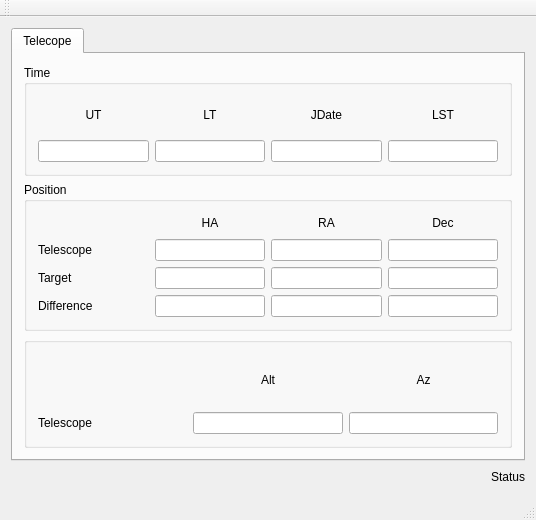
<?xml version="1.0" encoding="UTF-8"?>
<ui version="4.0">
 <class>TelescopeCli</class>
 <widget class="QMainWindow" name="TelescopeCli">
  <property name="geometry">
   <rect>
    <x>0</x>
    <y>0</y>
    <width>536</width>
    <height>520</height>
   </rect>
  </property>
  <property name="windowTitle">
   <string>TelescopeCli</string>
  </property>
  <widget class="QWidget" name="centralWidget">
   <layout class="QVBoxLayout" name="verticalLayout_4">
    <item>
     <widget class="QTabWidget" name="tab">
      <property name="currentIndex">
       <number>0</number>
      </property>
      <widget class="QWidget" name="telescopeTab">
       <attribute name="title">
        <string>Telecope</string>
       </attribute>
       <layout class="QVBoxLayout" name="verticalLayout_2">
        <item>
         <widget class="QGroupBox" name="siteBox">
          <property name="title">
           <string>Time</string>
          </property>
          <layout class="QGridLayout" name="gridLayout_3">
           <item row="0" column="0">
            <widget class="QLabel" name="label_10">
             <property name="text">
              <string>UT</string>
             </property>
             <property name="alignment">
              <set>Qt::AlignCenter</set>
             </property>
             <property name="buddy">
              <cstring>UT_LineEdit</cstring>
             </property>
            </widget>
           </item>
           <item row="0" column="1">
            <widget class="QLabel" name="label_11">
             <property name="text">
              <string>LT</string>
             </property>
             <property name="alignment">
              <set>Qt::AlignCenter</set>
             </property>
             <property name="buddy">
              <cstring>LT_LineEdit</cstring>
             </property>
            </widget>
           </item>
           <item row="0" column="2">
            <widget class="QLabel" name="label_13">
             <property name="text">
              <string>JDate</string>
             </property>
             <property name="alignment">
              <set>Qt::AlignCenter</set>
             </property>
             <property name="buddy">
              <cstring>JD_LineEdit</cstring>
             </property>
            </widget>
           </item>
           <item row="0" column="3">
            <widget class="QLabel" name="label_12">
             <property name="text">
              <string>LST</string>
             </property>
             <property name="alignment">
              <set>Qt::AlignCenter</set>
             </property>
             <property name="buddy">
              <cstring>LST_LineEdit</cstring>
             </property>
            </widget>
           </item>
           <item row="1" column="0">
            <widget class="QLineEdit" name="UT_LineEdit">
             <property name="alignment">
              <set>Qt::AlignCenter</set>
             </property>
             <property name="readOnly">
              <bool>true</bool>
             </property>
            </widget>
           </item>
           <item row="1" column="1">
            <widget class="QLineEdit" name="LT_LineEdit">
             <property name="alignment">
              <set>Qt::AlignCenter</set>
             </property>
             <property name="readOnly">
              <bool>true</bool>
             </property>
            </widget>
           </item>
           <item row="1" column="2">
            <widget class="QLineEdit" name="JD_LineEdit">
             <property name="alignment">
              <set>Qt::AlignCenter</set>
             </property>
             <property name="readOnly">
              <bool>true</bool>
             </property>
            </widget>
           </item>
           <item row="1" column="3">
            <widget class="QLineEdit" name="LST_LineEdit">
             <property name="alignment">
              <set>Qt::AlignCenter</set>
             </property>
             <property name="readOnly">
              <bool>true</bool>
             </property>
            </widget>
           </item>
          </layout>
         </widget>
        </item>
        <item>
         <widget class="QGroupBox" name="telescopeBox">
          <property name="title">
           <string>Position</string>
          </property>
          <layout class="QGridLayout" name="gridLayout_4">
           <item row="0" column="0">
            <spacer name="horizontalSpacer_2">
             <property name="orientation">
              <enum>Qt::Horizontal</enum>
             </property>
             <property name="sizeHint" stdset="0">
              <size>
               <width>70</width>
               <height>20</height>
              </size>
             </property>
            </spacer>
           </item>
           <item row="0" column="1">
            <widget class="QLabel" name="label_3">
             <property name="text">
              <string>HA</string>
             </property>
             <property name="alignment">
              <set>Qt::AlignCenter</set>
             </property>
            </widget>
           </item>
           <item row="0" column="2">
            <widget class="QLabel" name="label_4">
             <property name="text">
              <string>RA</string>
             </property>
             <property name="alignment">
              <set>Qt::AlignCenter</set>
             </property>
            </widget>
           </item>
           <item row="0" column="3">
            <widget class="QLabel" name="label_5">
             <property name="text">
              <string>Dec</string>
             </property>
             <property name="alignment">
              <set>Qt::AlignCenter</set>
             </property>
            </widget>
           </item>
           <item row="1" column="0">
            <widget class="QLabel" name="label_6">
             <property name="text">
              <string>Telescope</string>
             </property>
            </widget>
           </item>
           <item row="1" column="1">
            <widget class="QLineEdit" name="telHALineEdit">
             <property name="alignment">
              <set>Qt::AlignCenter</set>
             </property>
             <property name="readOnly">
              <bool>true</bool>
             </property>
            </widget>
           </item>
           <item row="1" column="2">
            <widget class="QLineEdit" name="telRALineEdit">
             <property name="alignment">
              <set>Qt::AlignCenter</set>
             </property>
             <property name="readOnly">
              <bool>true</bool>
             </property>
            </widget>
           </item>
           <item row="1" column="3">
            <widget class="QLineEdit" name="telDecLineEdit">
             <property name="alignment">
              <set>Qt::AlignCenter</set>
             </property>
             <property name="readOnly">
              <bool>true</bool>
             </property>
            </widget>
           </item>
           <item row="2" column="0">
            <widget class="QLabel" name="label_7">
             <property name="text">
              <string>Target</string>
             </property>
            </widget>
           </item>
           <item row="2" column="1">
            <widget class="QLineEdit" name="trgHALineEdit">
             <property name="alignment">
              <set>Qt::AlignCenter</set>
             </property>
             <property name="readOnly">
              <bool>true</bool>
             </property>
            </widget>
           </item>
           <item row="2" column="2">
            <widget class="QLineEdit" name="trgRALineEdit">
             <property name="alignment">
              <set>Qt::AlignCenter</set>
             </property>
             <property name="readOnly">
              <bool>true</bool>
             </property>
            </widget>
           </item>
           <item row="2" column="3">
            <widget class="QLineEdit" name="trgDecLineEdit">
             <property name="alignment">
              <set>Qt::AlignCenter</set>
             </property>
             <property name="readOnly">
              <bool>true</bool>
             </property>
            </widget>
           </item>
           <item row="3" column="0">
            <widget class="QLabel" name="label_15">
             <property name="text">
              <string>Difference</string>
             </property>
            </widget>
           </item>
           <item row="3" column="1">
            <widget class="QLineEdit" name="difHALineEdit">
             <property name="alignment">
              <set>Qt::AlignCenter</set>
             </property>
             <property name="readOnly">
              <bool>true</bool>
             </property>
            </widget>
           </item>
           <item row="3" column="2">
            <widget class="QLineEdit" name="difRALineEdit">
             <property name="alignment">
              <set>Qt::AlignCenter</set>
             </property>
             <property name="readOnly">
              <bool>true</bool>
             </property>
            </widget>
           </item>
           <item row="3" column="3">
            <widget class="QLineEdit" name="difDecLineEdit">
             <property name="alignment">
              <set>Qt::AlignCenter</set>
             </property>
             <property name="readOnly">
              <bool>true</bool>
             </property>
            </widget>
           </item>
          </layout>
         </widget>
        </item>
        <item>
         <widget class="QGroupBox" name="groupBox">
          <property name="title">
           <string></string>
          </property>
          <layout class="QGridLayout" name="gridLayout_2">
           <item row="0" column="0">
            <spacer name="horizontalSpacer_3">
             <property name="orientation">
              <enum>Qt::Horizontal</enum>
             </property>
             <property name="sizeHint" stdset="0">
              <size>
               <width>125</width>
               <height>20</height>
              </size>
             </property>
            </spacer>
           </item>
           <item row="0" column="1">
            <widget class="QLabel" name="label">
             <property name="text">
              <string>Alt</string>
             </property>
             <property name="alignment">
              <set>Qt::AlignCenter</set>
             </property>
            </widget>
           </item>
           <item row="0" column="2">
            <widget class="QLabel" name="label_2">
             <property name="text">
              <string>Az</string>
             </property>
             <property name="alignment">
              <set>Qt::AlignCenter</set>
             </property>
            </widget>
           </item>
           <item row="1" column="0">
            <widget class="QLabel" name="label_8">
             <property name="text">
              <string>Telescope</string>
             </property>
            </widget>
           </item>
           <item row="1" column="1">
            <widget class="QLineEdit" name="telAltLineEdit"/>
           </item>
           <item row="1" column="2">
            <widget class="QLineEdit" name="telAzLineEdit"/>
           </item>
          </layout>
         </widget>
        </item>
       </layout>
      </widget>
<!-- 
      <widget class="QWidget" name="serverTab">
       <attribute name="title">
        <string>Server</string>
       </attribute>
       <layout class="QVBoxLayout" name="verticalLayout">
        <item>
         <layout class="QGridLayout" name="gridLayout">
          <item row="0" column="0">
           <widget class="QLabel" name="locationLabel">
            <property name="sizePolicy">
             <sizepolicy hsizetype="Minimum" vsizetype="Fixed">
              <horstretch>0</horstretch>
              <verstretch>0</verstretch>
             </sizepolicy>
            </property>
            <property name="text">
             <string>URL:</string>
            </property>
            <property name="buddy">
             <cstring>hostLineEdit</cstring>
            </property>
           </widget>
          </item>
          <item row="0" column="1">
           <widget class="QLineEdit" name="hostLineEdit">
            <property name="text">
             <string>192.168.0.10</string>
            </property>
           </widget>
          </item>
          <item row="1" column="0">
           <widget class="QLabel" name="portLabel">
            <property name="sizePolicy">
             <sizepolicy hsizetype="Fixed" vsizetype="Preferred">
              <horstretch>0</horstretch>
              <verstretch>0</verstretch>
             </sizepolicy>
            </property>
            <property name="minimumSize">
             <size>
              <width>15</width>
              <height>0</height>
             </size>
            </property>
            <property name="text">
             <string>Port:</string>
            </property>
            <property name="buddy">
             <cstring>portLineEdit</cstring>
            </property>
           </widget>
          </item>
          <item row="1" column="1">
           <widget class="QLineEdit" name="portLineEdit">
            <property name="text">
             <string>4000</string>
            </property>
           </widget>
          </item>
         </layout>
        </item>
        <item>
         <layout class="QHBoxLayout" name="horizontalLayout">
          <item>
           <widget class="QPushButton" name="disconnectButton">
            <property name="text">
             <string>Disconnect</string>
            </property>
           </widget>
          </item>
          <item>
           <spacer name="horizontalSpacer">
            <property name="orientation">
             <enum>Qt::Horizontal</enum>
            </property>
            <property name="sizeHint" stdset="0">
             <size>
              <width>158</width>
              <height>20</height>
             </size>
            </property>
           </spacer>
          </item>
          <item>
           <widget class="QPushButton" name="connectButton">
            <property name="text">
             <string>Connect</string>
            </property>
           </widget>
          </item>
         </layout>
        </item>
        <item>
         <widget class="QTextBrowser" name="view"/>
        </item>
        <item>
         <widget class="QLabel" name="infoLabel">
          <property name="text">
           <string>Information</string>
          </property>
          <property name="alignment">
           <set>Qt::AlignCenter</set>
          </property>
         </widget>
        </item>
       </layout>
      </widget>
-->
     </widget>
    </item>
    <item>
     <layout class="QHBoxLayout" name="horizontalLayout_2">
      <item>
       <spacer name="horizontalSpacer_6">
        <property name="orientation">
         <enum>Qt::Horizontal</enum>
        </property>
        <property name="sizeHint" stdset="0">
         <size>
          <width>40</width>
          <height>20</height>
         </size>
        </property>
       </spacer>
      </item>
      <item>
       <widget class="QLabel" name="statusLabel">
        <property name="text">
         <string>Status</string>
        </property>
       </widget>
      </item>
     </layout>
    </item>
   </layout>
  </widget>
  <widget class="QMenuBar" name="menuBar">
   <property name="geometry">
    <rect>
     <x>0</x>
     <y>0</y>
     <width>536</width>
     <height>22</height>
    </rect>
   </property>
  </widget>
  <widget class="QToolBar" name="mainToolBar">
   <attribute name="toolBarArea">
    <enum>TopToolBarArea</enum>
   </attribute>
   <attribute name="toolBarBreak">
    <bool>false</bool>
   </attribute>
  </widget>
  <widget class="QStatusBar" name="statusBar"/>
 </widget>
 <layoutdefault spacing="6" margin="11"/>
 <resources/>
 <connections/>
</ui>
